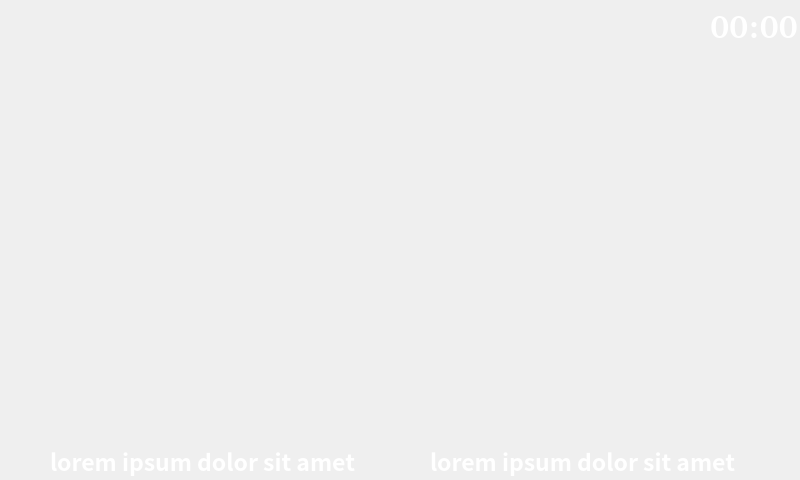
<?xml version="1.0" encoding="UTF-8"?>
<ui version="4.0">
 <class>Form</class>
 <widget class="QWidget" name="Form">
  <property name="geometry">
   <rect>
    <x>0</x>
    <y>0</y>
    <width>800</width>
    <height>480</height>
   </rect>
  </property>
  <property name="windowTitle">
   <string>Form</string>
  </property>
  <property name="styleSheet">
   <string notr="true">#Form{
	background-image: url(:/res/main/bg.png);
}

#saat{
	color: white;
}

#warnText1, #warnText2{
	color: white;
}

#warnText2{
	float: right;
}

</string>
  </property>
  <widget class="QLabel" name="korna">
   <property name="geometry">
    <rect>
     <x>380</x>
     <y>330</y>
     <width>32</width>
     <height>32</height>
    </rect>
   </property>
   <property name="text">
    <string/>
   </property>
   <property name="pixmap">
    <pixmap resource="main.qrc">:/res/main/horn.png</pixmap>
   </property>
  </widget>
  <widget class="QLabel" name="far">
   <property name="geometry">
    <rect>
     <x>260</x>
     <y>330</y>
     <width>42</width>
     <height>35</height>
    </rect>
   </property>
   <property name="text">
    <string/>
   </property>
   <property name="pixmap">
    <pixmap resource="main.qrc">:/res/main/far.png</pixmap>
   </property>
  </widget>
  <widget class="QLabel" name="silecek">
   <property name="geometry">
    <rect>
     <x>480</x>
     <y>330</y>
     <width>49</width>
     <height>35</height>
    </rect>
   </property>
   <property name="text">
    <string/>
   </property>
   <property name="pixmap">
    <pixmap resource="main.qrc">:/res/main/silecek.png</pixmap>
   </property>
  </widget>
  <widget class="QLabel" name="signalWarning">
   <property name="geometry">
    <rect>
     <x>5</x>
     <y>5</y>
     <width>86</width>
     <height>86</height>
    </rect>
   </property>
   <property name="text">
    <string/>
   </property>
   <property name="pixmap">
    <pixmap resource="main.qrc">:/res/main/signal.png</pixmap>
   </property>
  </widget>
  <widget class="QLabel" name="leftBar">
   <property name="geometry">
    <rect>
     <x>30</x>
     <y>210</y>
     <width>176</width>
     <height>192</height>
    </rect>
   </property>
   <property name="text">
    <string/>
   </property>
   <property name="pixmap">
    <pixmap resource="main.qrc">:/res/main/Left_Bar.png</pixmap>
   </property>
  </widget>
  <widget class="QLabel" name="rightBar">
   <property name="geometry">
    <rect>
     <x>580</x>
     <y>205</y>
     <width>183</width>
     <height>198</height>
    </rect>
   </property>
   <property name="text">
    <string/>
   </property>
   <property name="pixmap">
    <pixmap resource="main.qrc">:/res/main/Right_Bar.png</pixmap>
   </property>
  </widget>
  <widget class="QLabel" name="mainBar">
   <property name="geometry">
    <rect>
     <x>290</x>
     <y>50</y>
     <width>221</width>
     <height>221</height>
    </rect>
   </property>
   <property name="text">
    <string/>
   </property>
   <property name="pixmap">
    <pixmap resource="main.qrc">:/res/main/Main_bar.png</pixmap>
   </property>
  </widget>
  <widget class="QLabel" name="mainBar_2">
   <property name="geometry">
    <rect>
     <x>360</x>
     <y>370</y>
     <width>67</width>
     <height>89</height>
    </rect>
   </property>
   <property name="text">
    <string/>
   </property>
   <property name="pixmap">
    <pixmap resource="main.qrc">:/res/main/lodos-50x50.png</pixmap>
   </property>
  </widget>
  <widget class="QLabel" name="warning">
   <property name="geometry">
    <rect>
     <x>5</x>
     <y>442</y>
     <width>36</width>
     <height>32</height>
    </rect>
   </property>
   <property name="text">
    <string/>
   </property>
   <property name="pixmap">
    <pixmap resource="main.qrc">:/res/main/alert.png</pixmap>
   </property>
  </widget>
  <widget class="QLabel" name="warning2">
   <property name="geometry">
    <rect>
     <x>755</x>
     <y>442</y>
     <width>36</width>
     <height>32</height>
    </rect>
   </property>
   <property name="text">
    <string/>
   </property>
   <property name="pixmap">
    <pixmap resource="main.qrc">:/res/main/alert.png</pixmap>
   </property>
  </widget>
  <widget class="QLabel" name="saat">
   <property name="geometry">
    <rect>
     <x>710</x>
     <y>10</y>
     <width>91</width>
     <height>31</height>
    </rect>
   </property>
   <property name="minimumSize">
    <size>
     <width>67</width>
     <height>17</height>
    </size>
   </property>
   <property name="font">
    <font>
     <family>URW Gothic [urw]</family>
     <pointsize>25</pointsize>
     <weight>75</weight>
     <bold>true</bold>
     <stylestrategy>PreferDefault</stylestrategy>
    </font>
   </property>
   <property name="text">
    <string>00:00</string>
   </property>
  </widget>
  <widget class="QLabel" name="warnText1">
   <property name="geometry">
    <rect>
     <x>50</x>
     <y>445</y>
     <width>321</width>
     <height>31</height>
    </rect>
   </property>
   <property name="minimumSize">
    <size>
     <width>67</width>
     <height>17</height>
    </size>
   </property>
   <property name="font">
    <font>
     <family>Noto Sans CJK SC</family>
     <pointsize>17</pointsize>
     <weight>75</weight>
     <bold>true</bold>
     <stylestrategy>PreferDefault</stylestrategy>
    </font>
   </property>
   <property name="text">
    <string>lorem ipsum dolor sit amet</string>
   </property>
  </widget>
  <widget class="QLabel" name="warnText2">
   <property name="geometry">
    <rect>
     <x>430</x>
     <y>445</y>
     <width>321</width>
     <height>31</height>
    </rect>
   </property>
   <property name="minimumSize">
    <size>
     <width>67</width>
     <height>17</height>
    </size>
   </property>
   <property name="font">
    <font>
     <family>Noto Sans CJK SC</family>
     <pointsize>17</pointsize>
     <weight>75</weight>
     <bold>true</bold>
     <stylestrategy>PreferDefault</stylestrategy>
    </font>
   </property>
   <property name="layoutDirection">
    <enum>Qt::RightToLeft</enum>
   </property>
   <property name="text">
    <string>lorem ipsum dolor sit amet</string>
   </property>
  </widget>
 </widget>
 <resources>
  <include location="main.qrc"/>
 </resources>
 <connections/>
</ui>
